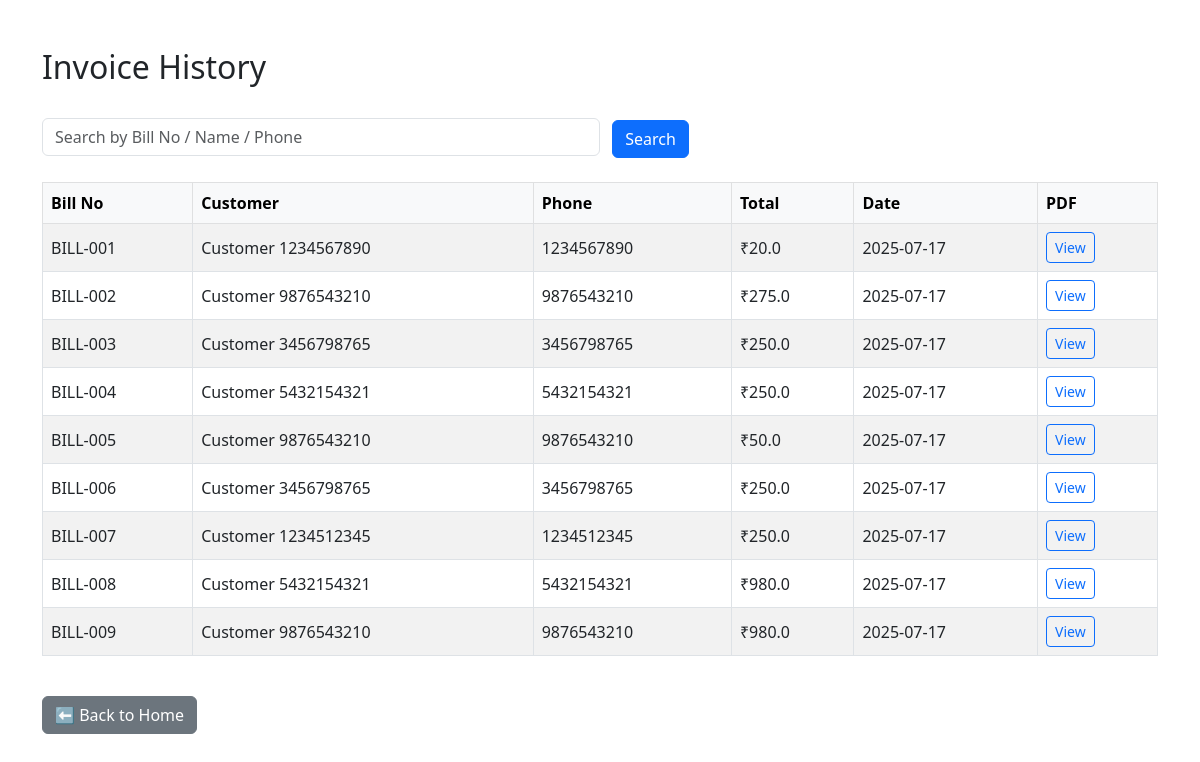
Before: /invoices (signed in) with the older database file.
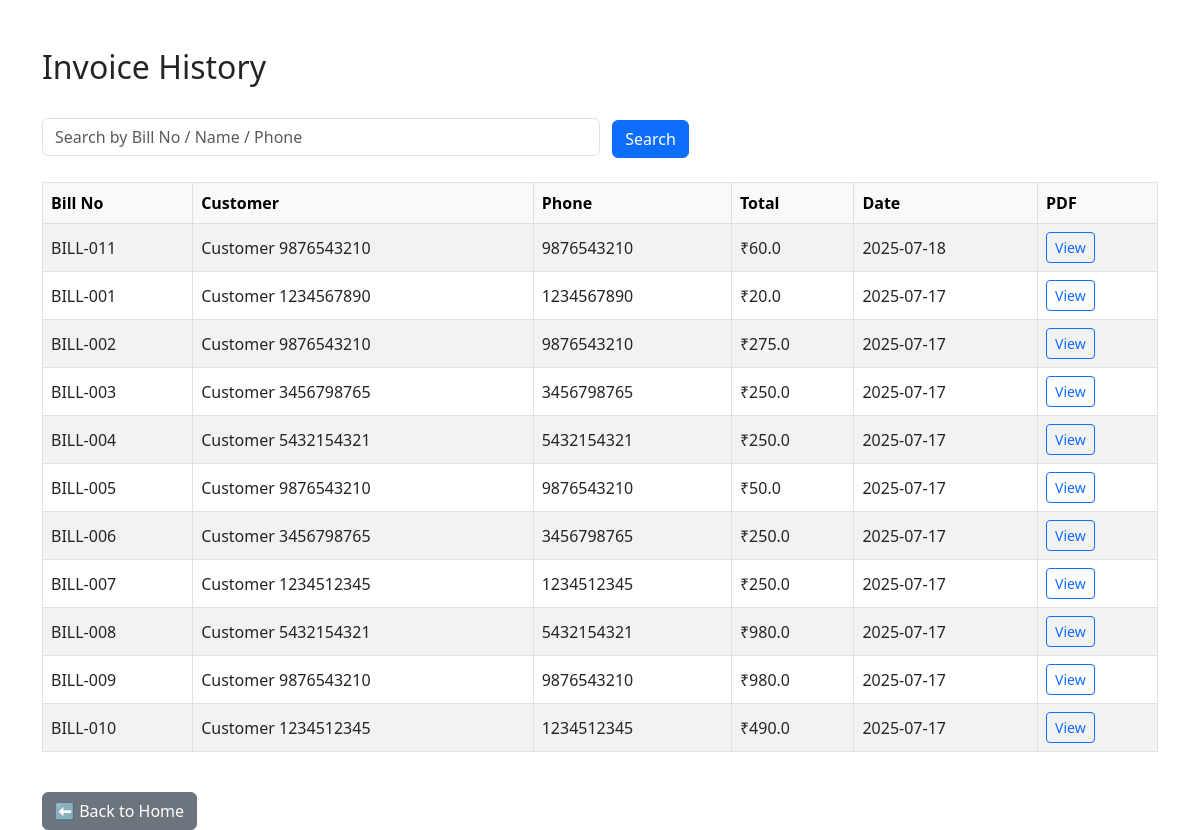
After: the same page with the newer database file.
### Bill/models.py (models this page shows, shortened)
class Invoice(db.Model):
    __tablename__ = 'invoice'
    id = db.Column(db.Integer, primary_key=True)
    customer_id = db.Column(db.Integer, db.ForeignKey('customer.id'))
    total = db.Column(db.Float, nullable=False)
    date = db.Column(db.String, default=lambda: datetime.now().strftime('%Y-%m-%d'))
    bill_no = db.Column(db.String(20), unique=True)
    total_items = db.Column(db.Integer)
    total_qty = db.Column(db.Float)
    customer = db.relationship('Customer', backref='invoices')
    items = db.relationship('InvoiceItem', backref ='invoice',lazy=True)

class Customer(db.Model):
    __tablename__ = 'customer'
    id = db.Column(db.Integer, primary_key=True)
    name = db.Column(db.String(100), nullable=False)
    phone = db.Column(db.String(10), nullable=False)

### Bill/app.py (the view, shortened to what this page needs)
@app.route('/invoices')
@login_required
@admin_required
def all_invoices():
    search_query = request.args.get('search', '').strip()
    query = Invoice.query.join(Invoice.customer).options(joinedload(Invoice.customer))
    invoices = query.order_by(Invoice.date.desc()).all()
    for invoice in invoices:
        if isinstance(invoice.date, datetime):
            invoice.date_str = invoice.date.strftime('%d-%m-%Y %H:%M')
        else:
            invoice.date_str = invoice.date
    return render_template('invoice_list.html', invoices=invoices, search_query=search_query)

### Bill/app.py (called while the page is built)
@login_manager.user_loader
def load_user(user_id):
    return User.query.get(int(user_id))

def admin_required(f):
    @wraps(f)
    def decorated_function(*args, **kwargs):
        if not current_user.is_authenticated or not getattr(current_user, "is_admin", False):
            abort(403)
        return f(*args, **kwargs)
    return decorated_function

@app.context_processor
def inject_now():
    return {'current_year': datetime.now().year}

### templates/invoice_list.html (shortened to what this page needs)
<!DOCTYPE html>
<html>
<head>
    <link href="https://cdn.jsdelivr.net/npm/bootstrap@5.3.0/dist/css/bootstrap.min.css" rel="stylesheet">
</head>
<body class="container">
    <h2>Invoice History</h2>
    <form method="get" action="{{ url_for('all_invoices') }}" class="search-form">
        <input type="text" name="search" class="form-control search-input" placeholder="Search by Bill No / Name / Phone" value="{{ search_query or '' }}">
        <button type="submit" class="btn btn-primary">Search</button>
    </form>
    <table class="table table-bordered table-striped">
        <thead class="table-light">
            <tr>
                <th>Bill No</th>
                <th>Customer</th>
                <th>Phone</th>
                <th>Total</th>
                <th>Date</th>
                <th>PDF</th>
            </tr>
        </thead>
        <tbody>
            {% for invoice in invoices %}
            <tr>
                <td>{{ invoice.bill_no }}</td>
                <td>{{ invoice.customer.name }}</td>
                <td>{{ invoice.customer.phone }}</td>
                <td>₹{{ invoice.total }}</td>
                <td>{{ invoice.date_str }}</td>
                <td>
                    <a href="{{ url_for('generate_invoice', invoice_id=invoice.id) }}" class="btn btn-sm btn-outline-primary">View</a>
                </td>
            </tr>
            {% else %}
                <tr><td colspan="6">No invoices found.</td></tr>
            {% endfor %}
        </tbody>
    </table>
    <a href="{{ url_for('home') }}" class="btn btn-secondary back-button">⬅ Back to Home</a>
</body>
</html>

### templates/invoice_list.html (style rules this page uses)
body { margin-top: 3rem; }
h2 { margin-bottom: 2rem; }
.search-form { margin-bottom: 1.5rem; }
.search-input { display: inline-block; width: 50%; margin-right: 0.5rem; }
.back-button { margin-top: 1.5rem; }
.table th, .table td { vertical-align: middle; }

Changed rows visible on the page:
added Invoice: bill_no "BILL-011", customer.name "Customer 9876543210", customer.phone "9876543210", total "60.0", date_str "2025-07-18"
added Invoice: bill_no "BILL-010", customer.name "Customer 1234512345", customer.phone "1234512345", total "490.0", date_str "2025-07-17"
